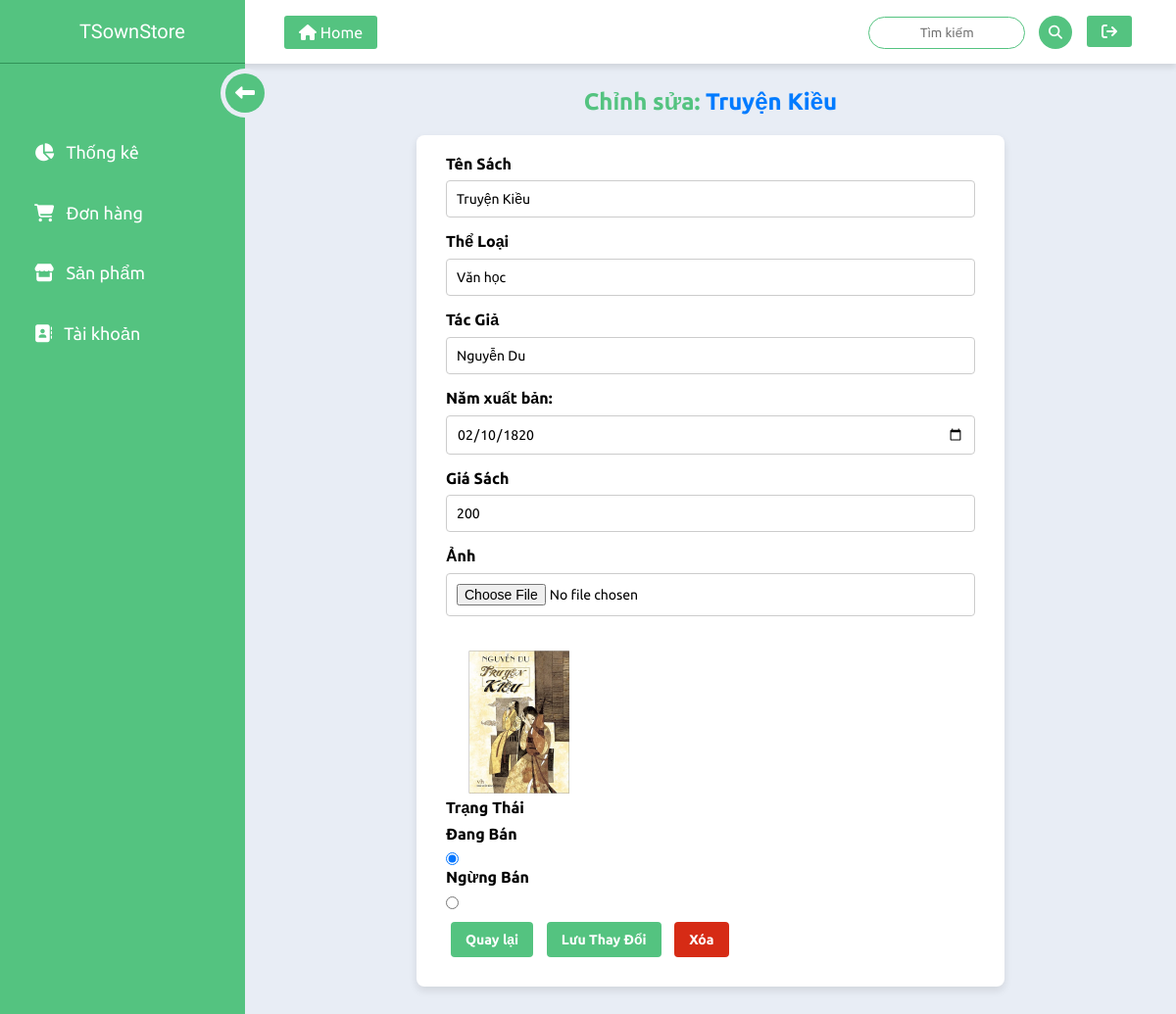
The app's page /admin/update.php?book_id=3 with its own data.
### tables this page shows
CREATE TABLE IF NOT EXISTS `m_books` (
  `detail_id` varchar(100) NOT NULL,
  `book_id` int(11) NOT NULL AUTO_INCREMENT,
  `book_name` varchar(255) NOT NULL,
  `book_type` varchar(50) DEFAULT NULL,
  `author` varchar(100) DEFAULT NULL,
  `published_year` int(11) DEFAULT NULL,
  `book_price` int(11) NOT NULL DEFAULT '0',
  `book_img` varchar(255) DEFAULT NULL,
  `book_desc` text,
  `stop_flg` int(11) NOT NULL DEFAULT '0' COMMENT '0: Normal, 1: Disabled',
  `insert_dt` timestamp NOT NULL DEFAULT CURRENT_TIMESTAMP COMMENT 'Date of insert',
  `update_dt` timestamp NOT NULL DEFAULT CURRENT_TIMESTAMP ON UPDATE CURRENT_TIMESTAMP COMMENT 'Date of update',
  `insert_id` timestamp NOT NULL DEFAULT CURRENT_TIMESTAMP,
  `update_id` timestamp NOT NULL DEFAULT CURRENT_TIMESTAMP ON UPDATE CURRENT_TIMESTAMP,
  PRIMARY KEY (`book_id`) USING BTREE,
  UNIQUE KEY `detail_id` (`detail_id`)
);

### admin/update.php (the view, shortened to what this page needs)
<?php
include("../init.php");
$message = "";
$display = "";
$book_id = $_GET['book_id'].'';
$stop_flg_0 = "checked";
$stop_flg_1 = "";
$img_display = "hidden";
$title = "Chỉnh sửa thông tin sách";
if ($book_id != '') {
    $sql = "select * from m_books where book_id = '{$book_id}';";
    $book = $cm_pg->select_one($sql);
    if ($book) {
        $title = $book['book_name'];
        $published_year_disp = data2input($book['published_year']);
        if (!empty($book['book_img'])) {
            $img_display = "";
        }
    } else {
        $display = "hidden";
        $message = "Không tìm thấy dữ liệu.";
    }
} else {
    $display = "hidden";
    $message = "Không tìm thấy dữ liệu.";
}
$content = <<<EOT
    <span class="red">{$message}</span>
        <h2>Chỉnh sửa: <span>{$book['book_name']}</span></h2>
    <form class="form-crud" action="" method="post" enctype="multipart/form-data" class="{$display}">
        <label for="book_name">Tên Sách</label>
        <input type="text" id="book_name" name="book_name" value="{$book['book_name']}" required><br>
        <label for="book_type">Thể Loại</label>
        <input type="text" id="book_type" name="book_type" value="{$book['book_type']}" required><br>
        <label for="author">Tác Giả</label>
        <input type="text" id="author" name="author" value="{$book['author']}" required><br>
        <label for="published_year">Năm xuất bản:</label>
        <input type="date" min="1900" max="2024" id="published_year" name="published_year" value="{$published_year_disp}"><br>
        <label for="book_price">Giá Sách</label>
        <input type="number" id="book_price" name="book_price" value="{$book['book_price']}" min="100" max="10000" required><br>
        <label for="book_img">Ảnh</label>
        <input type="file" id="book_img" name="book_img" accept="image/*"><br>
        <input type="hidden" id="current_img" name="current_img" value="{$book['book_img']}"><br>
        <img src="{$book['book_img']}" class="{$img_display}" height="150px"><br>
        <label>Trạng Thái</label>
        <label for="status_selling">Đang Bán</label>
        <input type="radio" id="status_selling" name="stop_flg" value="0" {$stop_flg_0}>
        <label for="status_stopped">Ngừng Bán</label>
        <input type="radio" id="status_stopped" name="stop_flg" value="1" {$stop_flg_1}>
        <input type="hidden" id="book_id" name="book_id" value="{$book_id}">
        <input type="hidden" id="action" name="action" value=""><br>
        <button class="detail-back-button" onclick="goIndex()">Quay lại</button>
        <button type="submit" id="updateBtn" class="detail-add-button">Lưu Thay Đổi</button>
        <button type="submit" id="deleteBtn" class="detail-delete-button">Xóa</button>
    </form>
EOT;
echo header_admin($title);
echo $content;
echo footer_admin();

### css/style-admin.css (style rules this page uses)
* { margin: 0; padding: 0; list-style: none; font-family: 'Ubuntu', sans-serif; box-sizing: border-box; text-decoration: none !important; }
body { background: #e8edf5; width: 100%; height: 100%; }
.form-crud { width: 100%; max-width: 600px; margin: 20px auto; background: #fff; padding: 20px 30px; border-radius: 8px; box-shadow: 0 4px 8px rgba(0, 0, 0, 0.1); font-size: 16px; }
h2 { text-align: center; margin-bottom: 20px; color: #54c380; ; }
h2 span { color: #007bff; }
form label { display: block; margin-bottom: 8px; font-weight: bold; }
.form-crud input[type="text"], .form-crud input[type="number"], .form-crud input[type="date"], .form-crud input[type="file"], .form-crud input[type="hidden"] { width: 100%; padding: 10px; margin-bottom: 15px; border: 1px solid #ccc; border-radius: 4px; font-size: 14px; box-sizing: border-box; }
form button { padding: 10px 20px; margin-right: 10px; border: none; border-radius: 4px; cursor: pointer; font-size: 14px; font-weight: bold; }
.detail-back-button, .detail-add-button, .detail-delete-button, .detail-clear-button { display: inline-block; text-align: center; text-decoration: none; color: #fff; background-color: #54c380; padding: 10px 15px; margin: 10px 5px; border-radius: 4px; font-weight: bold; cursor: pointer; transition: background-color 0.3s; }
.detail-back-button { background-color: #54c380; border-color: #54c380; }
.detail-delete-button { background-color: #d62b15; }

### records on screen
m_books: book_name "Truyện Kiều", book_type "Văn học", author "Nguyễn Du", published_year "02/10/1820", book_price "200", book_img (picture)
